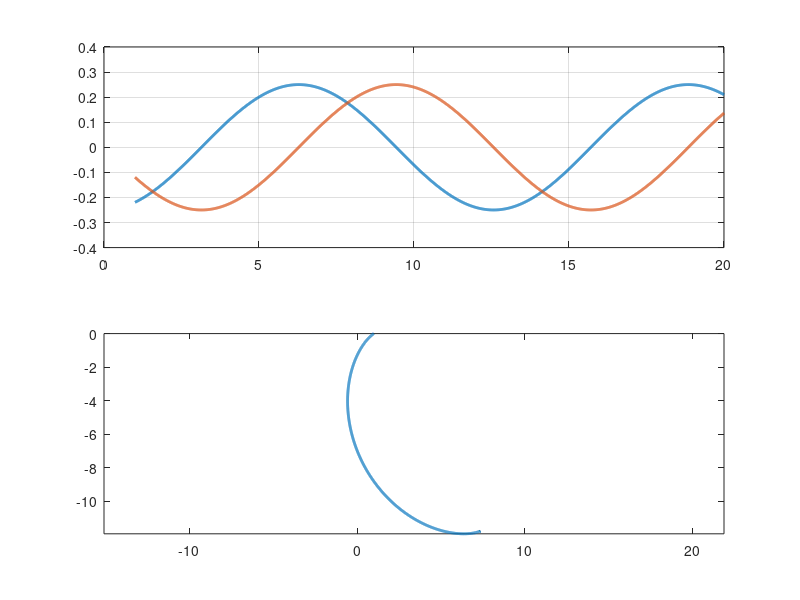

Write the MATLAB code that produced this figure.
T = 0.01;
time = 1:T:20;

% acceleration
ps = 0.5;
a_xr = -cos(ps*time)*ps^2;
a_yr = -sin(ps*time)*ps^2;

alpha_r = zeros(size(time));
v_xr = zeros(size(time));
v_yr = zeros(size(time));
x_r = zeros(size(time));
y_r = zeros(size(time));

x_r(1) = 1;

for ii = 2:length(time)

% orientation
omega_r = -0.1572;
alpha_r = alpha_r + T*omega_r;
% alpha_r = 0;

% robot motion
v_xr(ii) = v_xr(ii-1) + T * (a_xr(ii-1) + omega_r * v_yr(ii-1));
v_yr(ii) = v_yr(ii-1) + T * (a_yr(ii-1) - omega_r * v_xr(ii-1));

x_r(ii) = x_r(ii-1) + T * cos(alpha_r(ii-1) + atan2(v_yr(ii-1), v_xr(ii-1))) * ...
    sqrt(v_xr((ii-1))^2 + v_yr(ii-1)^2);
y_r(ii) = y_r(ii-1) + T * sin(alpha_r(ii-1) + atan2(v_yr(ii-1), v_xr(ii-1))) * ...
    sqrt(v_xr((ii-1))^2 + v_yr(ii-1)^2);

end

figure(73)
clf
subplot(211)
hold all
plot(time,a_xr,'Linewidth',2);
plot(time,a_yr,'Linewidth',2);
% plot(time,v_xr,'Linewidth',2);
% plot(time,v_yr,'Linewidth',2);

% plot(time,x_r,'Linewidth',2);
% plot(time,y_r,'Linewidth',2);
grid on
box on
% ylim([-4 2])
% legend({'ax','ay','vx','vy'})
subplot(212)
plot(x_r,y_r,'Linewidth',2)
axis equal